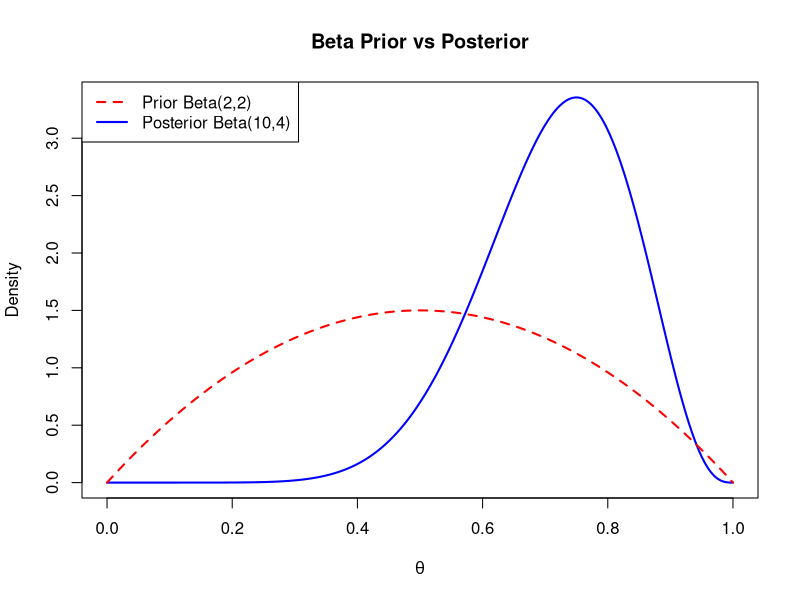
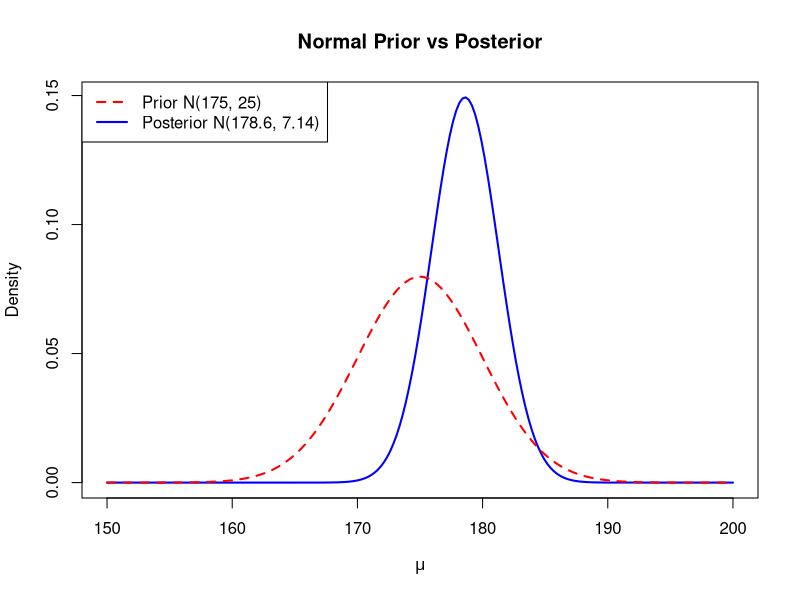

These figures' R source, in order:
## ---- chunk 1
#| label: fig-beta-conjugacy
#| fig-cap: "Prior vs Posterior for Beta-Binomial Example"
#| echo: true

theta <- seq(0, 1, length.out = 200)

# Prior: Beta(2, 2)
prior <- dbeta(theta, shape1 = 2, shape2 = 2)

# Posterior: Beta(10, 4)
posterior <- dbeta(theta, shape1 = 10, shape2 = 4)

plot(theta, posterior, type = 'l', lwd = 2, col = "blue",
     xlab = expression(theta), ylab = "Density",
     main = "Beta Prior vs Posterior", ylim = c(0, max(c(prior, posterior))))
lines(theta, prior, col = "red", lty = 2, lwd = 2)
legend("topleft", legend = c("Prior Beta(2,2)", "Posterior Beta(10,4)"),
       col = c("red", "blue"), lty = c(2, 1), lwd = 2)
## ---- chunk 2
#| label: fig-normal-conjugacy
#| fig-cap: "Prior vs Posterior for Normal-Normal Example"
#| echo: true

mu_vals <- seq(150, 200, length.out = 200)

# Prior: N(175, 25) -> SD = 5
prior_norm <- dnorm(mu_vals, mean = 175, sd = 5)

# Posterior: N(178.6, 7.14) -> SD = Sqrt(7.14) Approx 2.67
posterior_norm <- dnorm(mu_vals, mean = 178.6, sd = sqrt(7.14))

plot(mu_vals, posterior_norm, type = 'l', lwd = 2, col = "blue",
     xlab = expression(mu), ylab = "Density",
     main = "Normal Prior vs Posterior",
     ylim = c(0, max(c(prior_norm, posterior_norm))))
lines(mu_vals, prior_norm, col = "red", lty = 2, lwd = 2)
legend("topleft", legend = c("Prior N(175, 25)", "Posterior N(178.6, 7.14)"),
       col = c("red", "blue"), lty = c(2, 1), lwd = 2)
